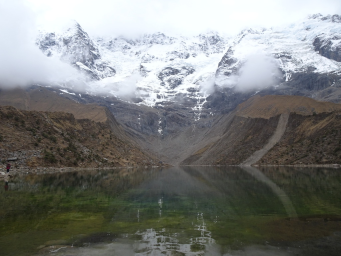
#> input picture Tarea 5/img2.png, 341 x 256 px
$ jupyter execute --allow-errors Tarea5.ipynb
#> lines starting #> are read from the running program, lines starting #| are printed output that depends on the picture
#> further down, image_bgr is the input picture: shape (256, 341, 3); mean B, G, R 124.1, 126.2, 124.1
# Tarea 5. Variational models for image processing

Guillermo Segura Gómez

## Exercice 1. Implementation of basic operators

Define functions :
- **forward−derivative−x** which implements the forward partial derivative with respect to x of a color image.
- **forward−derivative−y** which implements the forward partial derivative with respect to y of a color image.
- **backward−derivative−x** which implements the backward partial derivative with respect to x of a color image.
- **backward−derivative−y** which implements the backward partial derivative with respect to y of a color image.

Tip : Use matrix operations instead of convolutions with kernels to implement these methods.
It makes their executions faster.

From these operators define :
- a function gradient which constructs the gradient of a color image using forward derivatives.
- a function divergence which constructs the divergence operator using backward derivatives.

---

Podemos considerar una imagen como una función bidimensional f(x, y), donde $x$ y $y$ son las coordenadas espaciales de cada píxel, y el valor de f en cualquier punto (x, y) da la intensidad del píxel en esa ubicación. Cuando trabajamos con imágenes en color, esta función es vectorial, ya que tenemos tres valores de intensidad en cada punto en el caso de RGB, uno para cada canal de color: rojo, verde y azul, por lo que tendríamos una función $f(\mathbb{R}^2) \rightarrow  \mathbb{R}^3$

La **derivada parcial hacia adelante** mide el cambio en intensidad al moverse de un píxel a su vecino inmediato en la dirección que se especifica.

La derivada parcial hacia adelante de una función $f(x, y)$ con respecto a $x$ se define como:

$$ f_x^+(x, y) = \lim_{\Delta x \to 0} \frac{f(x + \Delta x, y) - f(x, y)}{\Delta x} $$

En una imagen digital no podemos tener límites infinitesimales, por lo que esta derivada se aproxima como la diferencia entre los valores de los píxeles adyacentes, lo que nos da:

$$ f_x^+(x, y) \approx f(x + 1, y) - f(x, y) $$

Similarmente, la derivada parcial hacia adelante con respecto a $y$ se define como:

$$ f_y^+(x, y) \approx f(x, y + 1) - f(x, y) $$

La **derivada parcial hacia atrás** mide el cambio en intensidad al moverse en la dirección opuesta, es decir, del píxel actual al anterior.

La derivada parcial hacia atrás se define de manera similar, pero en lugar de mirar hacia el pixel siguiente, miramos hacia el anterior. Para $x$, se define como:

$$ f_x^-(x, y) = \lim_{\Delta x \to 0} \frac{f(x, y) - f(x - \Delta x, y)}{\Delta x} $$

De la misma forma, para una imagen, esto se convierte en:

$$ f_x^-(x, y) \approx f(x, y) - f(x - 1, y) $$

Y para $y$, la derivada hacia atrás es:

$$ f_y^-(x, y) \approx f(x, y) - f(x, y - 1) $$

Podemos programar estas funciones de manera sencilla utilizando python. Como se reviso al principio de la discusión de este ejercicio, las imágenes pueden ser vistas como funciones de dos dimensiones. En este caso sería una matriz de $n \times n$ y cada elemento tendría tres elementos a su vez ya que es una imagen a color. Utilizamos la escritura de las matrices de *numpy* para poder desplazar las matrices y hacer las operaciones de las funciones.

[cell 1]
import numpy as np

def forward_derivative_x(image):
    # Añadir cero al final en la dirección x para mantener las dimensiones originales
    padded_image = np.pad(image, ((0, 0), (0, 1), (0, 0)), mode='edge')
    # Calcular la derivada hacia adelante en x
    derivative = padded_image[:, 1:, :] - padded_image[:, :-1, :]
    return derivative

def forward_derivative_y(image):
    # Añadir cero al final en la dirección y para mantener las dimensiones originales
    padded_image = np.pad(image, ((0, 1), (0, 0), (0, 0)), mode='edge')
#> padded_image: shape (257, 341, 3)
    # Calcular la derivada hacia adelante en y
    derivative = padded_image[1:, :, :] - padded_image[:-1, :, :]
    return derivative

def backward_derivative_x(image):
    # Añadir cero al inicio en la dirección x para mantener las dimensiones originales
    padded_image = np.pad(image, ((0, 0), (1, 0), (0, 0)), mode='edge')
#> padded_image: shape (256, 342, 3)
    # Calcular la derivada hacia atrás en x
    derivative = padded_image[:, 1:, :] - padded_image[:, :-1, :]
    return derivative

def backward_derivative_y(image):
    # Añadir cero al inicio en la dirección y para mantener las dimensiones originales
    padded_image = np.pad(image, ((1, 0), (0, 0), (0, 0)), mode='edge')
#> padded_image: shape (257, 341, 3)
    # Calcular la derivada hacia atrás en y
    derivative = padded_image[1:, :, :] - padded_image[:-1, :, :]
    return derivative

Ahora probamos las funciones de derivación en alguna imagen.

[cell 2]
import matplotlib.pyplot as plt
import glob
import cv2

# Path de la imagen
img_path = glob.glob('/Users/guillermo_sego/Desktop/Segundo Semestre/CVision/Tarea 5/img2.png')[0]

# Lee la imagen en color
image_bgr = cv2.imread(img_path, cv2.IMREAD_COLOR)
# Convierte la imagen a RGB
image_rgb = cv2.cvtColor(image_bgr, cv2.COLOR_BGR2RGB)

# Aplicar las funciones de derivadas a la imagen RGB
fdx = forward_derivative_x(image_rgb)
fdy = forward_derivative_y(image_rgb)
bdx = backward_derivative_x(image_rgb)
bdy = backward_derivative_y(image_rgb)

# Imprimir resultados
fig, axes = plt.subplots(2, 3, figsize=(15, 10))
axes[0, 0].imshow(image_rgb)
axes[0, 0].set_title('Imagen Original')
axes[0, 0].axis('off')

axes[0, 1].imshow(np.abs(fdx).astype(np.uint8))
axes[0, 1].set_title('Derivada hacia adelante en X')
axes[0, 1].axis('off')

axes[0, 2].imshow(np.abs(fdy).astype(np.uint8))
axes[0, 2].set_title('Derivada hacia adelante en Y')
axes[0, 2].axis('off')

axes[1, 0].imshow(image_rgb)
axes[1, 0].set_title('Imagen Original')
axes[1, 0].axis('off')

axes[1, 1].imshow(np.abs(bdx).astype(np.uint8))
axes[1, 1].set_title('Derivada hacia atrás en X')
axes[1, 1].axis('off')

axes[1, 2].imshow(np.abs(bdy).astype(np.uint8))
axes[1, 2].set_title('Derivada hacia atrás en Y')
axes[1, 2].axis('off')

plt.show()

Ahora, definimos las funciones gradiente y divergencia en función de las derivadas que construimos.

El **gradiente** se define como:

$$ \nabla f = \left( \frac{\partial f}{\partial x}, \frac{\partial f}{\partial y} \right) $$

Donde $\frac{\partial f}{\partial x}$ y $\frac{\partial f}{\partial y}$ son las derivadas parciales de $f$ con respecto a $x$ e $y$, respectivamente.

En una imagen a color, que tiene múltiples canales, el gradiente se puede calcular por separado para cada canal, resultando en un vector gradiente para cada punto en cada canal. Se puede utilizar para encontrar bordes y otras discontinuidades en la imagen (cambios bruscos en la intensidad).

La **divergencia** en un punto da una medida de cuánto un campo vectorial se está "expandiendo" desde ese punto, y se define como la suma de las derivadas parciales de las componentes del vector con respecto a sus dimensiones correspondientes. Para un campo vectorial $\mathbf{v} = (v_x, v_y)$, la divergencia se define como:

$$ \text{div}(\mathbf{v}) = \nabla \cdot \mathbf{v} = \frac{\partial v_x}{\partial x} + \frac{\partial v_y}{\partial y} $$

En el caso del campo de gradientes de una imagen, esto significaría tomar el gradiente de los gradientes. Esencialmente, se esta mirando cómo cambian los gradientes en la imagen, lo que puede indicar áreas donde los cambios en la intensidad aumentan o disminuyen rápidamente.

[cell 3]
def gradient(image):
    # Calcula las derivadas hacia adelante en x e y
    grad_x = forward_derivative_x(image)
    grad_y = forward_derivative_y(image)

    # Combina las derivadas para formar el vector gradiente
    gradient = np.stack((grad_x, grad_y), axis=-1)

    return gradient


def divergence(gradient):
    # Extrae los componentes del gradiente en x e y
    grad_x = gradient[..., 0]  # Todos los componentes x del gradiente
    grad_y = gradient[..., 1]  # Todos los componentes y del gradiente

    # Calcula las derivadas hacia atrás en x e y para cada componente del gradiente
    div_x = backward_derivative_x(grad_x)
#> in backward_derivative_x (call 2), `padded_image = np.pad(image, ((0, 0), (1, 0), (0, 0)), mode='edge')`:
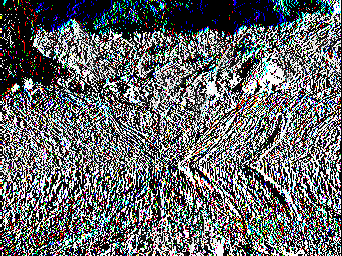
#> padded_image: shape (256, 342, 3); mean of channels 0, 1, 2 105.4, 103.9, 101.5; drawn as B, G, R
#> in backward_derivative_x (call 2), `derivative = padded_image[:, 1:, :] - padded_image[:, :-1, :]`:
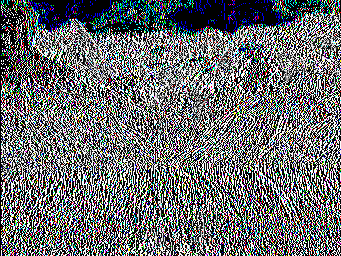
#> derivative: shape (256, 341, 3); mean of channels 0, 1, 2 111, 109.3, 107.1; drawn as B, G, R
    div_y = backward_derivative_y(grad_y)
#> in backward_derivative_y (call 2), `padded_image = np.pad(image, ((1, 0), (0, 0), (0, 0)), mode='edge')`:
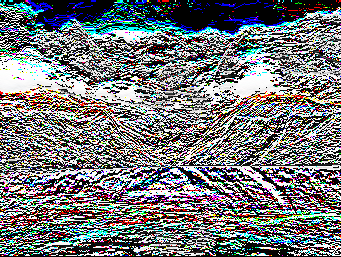
#> padded_image: shape (257, 341, 3); mean of channels 0, 1, 2 121.8, 119.5, 116.9; drawn as B, G, R
#> in backward_derivative_y (call 2), `derivative = padded_image[1:, :, :] - padded_image[:-1, :, :]`:
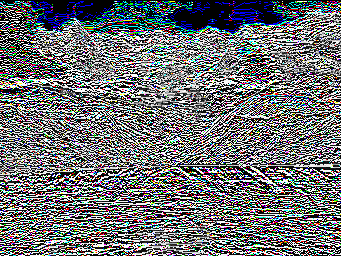
#> derivative: shape (256, 341, 3); mean of channels 0, 1, 2 115.3, 113, 111.1; drawn as B, G, R

    # La divergencia es la suma de estas dos derivadas
    div = div_x + div_y
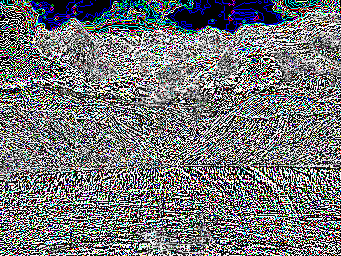
#> div: shape (256, 341, 3); mean of channels 0, 1, 2 120.2, 118.1, 116; drawn as B, G, R

    return div

[cell 4]
# Calcula el gradiente de la imagen
img_gradient = gradient(image_rgb)

# Calcula la divergencia del gradiente
img_divergence = divergence(img_gradient)

# Imprimir resultados
plt.figure(figsize=(15, 10))

# Imagen original
plt.subplot(1, 3, 1)
plt.imshow(image_rgb)
plt.title('Imagen Original')
plt.axis('off')

# Magnitud del gradiente
gradient_magnitude = np.sqrt(np.sum(img_gradient**2, axis=-1))
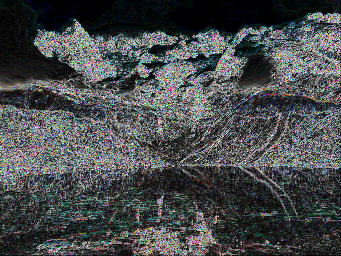
#> gradient_magnitude: shape (256, 341, 3) float64; mean of channels 0, 1, 2 6.6, 6.5, 6.2; drawn with min black and max white
plt.subplot(1, 3, 2)
plt.imshow(np.mean(gradient_magnitude, axis=-1), cmap='gray')
plt.title('Magnitud del Gradiente')
plt.axis('off')

# Divergencia
plt.subplot(1, 3, 3)
plt.imshow(np.mean(img_divergence, axis=-1), cmap='gray')
plt.title('Divergencia')
plt.axis('off')

plt.show()
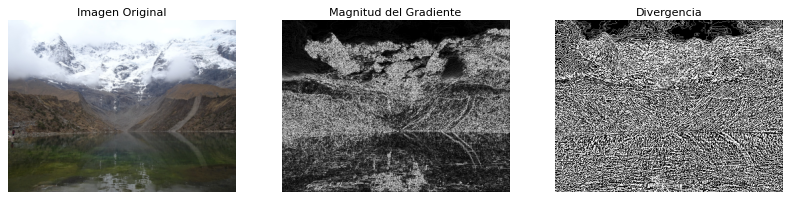
#> figure drawn by matplotlib, 3 panels
